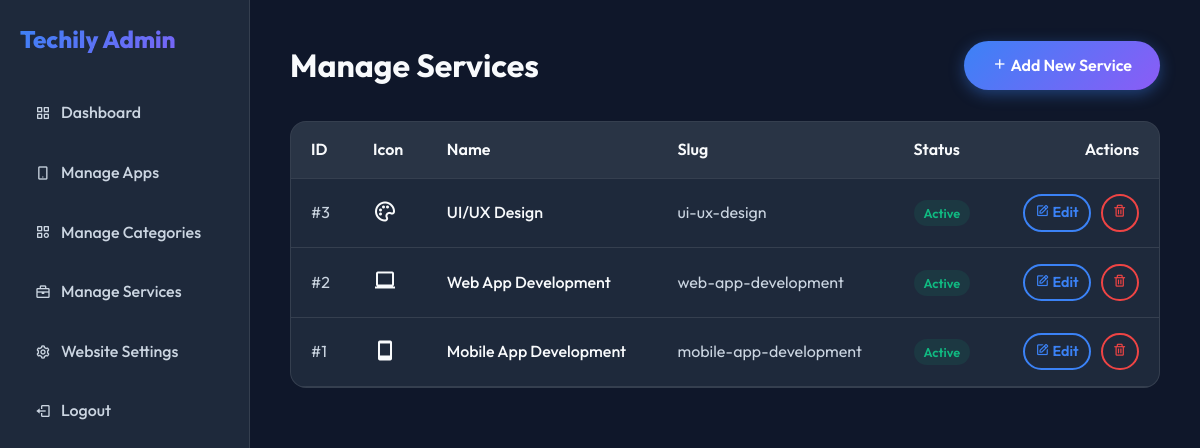
Page /admin/services/index.php (signed in) on the committed database.
### tables this page shows
CREATE TABLE IF NOT EXISTS services (
    id INT AUTO_INCREMENT PRIMARY KEY,
    name VARCHAR(255) NOT NULL,
    slug VARCHAR(255) NOT NULL UNIQUE,
    icon VARCHAR(100),
    description TEXT,
    status ENUM('active', 'inactive') DEFAULT 'active'
);

### admin/services/index.php (the view)
<?php
require_once __DIR__ . '/../includes/header.php';
$stmt = $pdo->query("SELECT * FROM services ORDER BY id DESC");
$services = $stmt->fetchAll();
?>
<div style="display: flex; justify-content: space-between; align-items: center; margin-bottom: 30px;">
    <h1 style="margin: 0;">Manage Services</h1>
    <a href="<?= BASE_URL ?>admin/services/create.php" class="btn btn-primary"><i class='bx bx-plus'></i> Add New Service</a>
</div>
<div class="app-card" style="padding: 0; overflow: hidden;">
    <table style="width: 100%; border-collapse: collapse;">
        <thead>
            <tr style="background: rgba(255, 255, 255, 0.05); border-bottom: 1px solid var(--glass-border); text-align: left;">
                <th style="padding: 15px 20px; font-weight: 600;">ID</th>
                <th style="padding: 15px 20px; font-weight: 600;">Icon</th>
                <th style="padding: 15px 20px; font-weight: 600;">Name</th>
                <th style="padding: 15px 20px; font-weight: 600;">Slug</th>
                <th style="padding: 15px 20px; font-weight: 600;">Status</th>
                <th style="padding: 15px 20px; font-weight: 600; text-align: right;">Actions</th>
            </tr>
        </thead>
        <tbody>
            <?php if (count($services) > 0): ?>
                <?php foreach ($services as $srv): ?>
                    <tr style="border-bottom: 1px solid var(--glass-border);">
                        <td style="padding: 15px 20px; color: var(--text-secondary);">#<?= $srv['id'] ?></td>
                        <td style="padding: 15px 20px; font-size: 1.5rem;"><i class='bx <?= htmlspecialchars($srv['icon']) ?>'></i></td>
                        <td style="padding: 15px 20px; font-weight: 500; color: var(--text-primary);"><?= htmlspecialchars($srv['name']) ?></td>
                        <td style="padding: 15px 20px; color: var(--text-secondary);"><?= htmlspecialchars($srv['slug']) ?></td>
                        <td style="padding: 15px 20px;">
                            <?php if ($srv['status'] === 'active'): ?>
                                <span style="background: rgba(16, 185, 129, 0.1); color: var(--success); padding: 5px 10px; border-radius: 20px; font-size: 0.8rem; font-weight: 600;">Active</span>
                            <?php else: ?>
                                <span style="background: rgba(107, 114, 128, 0.1); color: var(--text-secondary); padding: 5px 10px; border-radius: 20px; font-size: 0.8rem; font-weight: 600;">Inactive</span>
                            <?php endif; ?>
                        </td>
                        <td style="padding: 15px 20px; text-align: right;">
                            <div style="display: flex; justify-content: flex-end; gap: 10px;">
                                <a href="<?= BASE_URL ?>admin/services/edit.php?id=<?= $srv['id'] ?>" class="btn btn-outline" style="padding: 5px 10px; font-size: 0.9rem;"><i class='bx bx-edit'></i> Edit</a>
                                <a href="<?= BASE_URL ?>admin/services/delete.php?id=<?= $srv['id'] ?>" class="btn btn-outline" style="padding: 5px 10px; font-size: 0.9rem; color: var(--danger); border-color: var(--danger);" onclick="return confirm('Are you sure you want to delete this service?');"><i class='bx bx-trash'></i></a>
                            </div>
                        </td>
                    </tr>
                <?php endforeach; ?>
            <?php else: ?>
                <tr>
                    <td colspan="6" style="padding: 30px; text-align: center; color: var(--text-secondary);">No services found.</td>
                </tr>
            <?php endif; ?>
        </tbody>
    </table>
</div>
<?php require_once __DIR__ . '/../includes/footer.php'; ?>

### assets/css/index.css (style rules this page uses)
:root { --bg-primary: #0f172a; --bg-secondary: #1e293b; --text-primary: #f8fafc; --text-secondary: #cbd5e1; --accent-primary: #3b82f6; --accent-secondary: #8b5cf6; --accent-gradient: linear-gradient(135deg, var(--accent-primary), var(--accent-secondary)); --success: #10b981; --warning: #f59e0b; --danger: #ef4444; --glass-bg: rgba(30, 41, 59, 0.7); --glass-border: rgba(255, 255, 255, 0.1); --glass-shadow: 0 8px 32px 0 rgba(0, 0, 0, 0.37); --font-main: 'Outfit', sans-serif; --container-width: 1200px; --border-radius: 16px; --transition-fast: 0.2s ease; --transition-normal: 0.3s ease; }
* { margin: 0; padding: 0; box-sizing: border-box; }
body { font-family: var(--font-main); background-color: var(--bg-primary); color: var(--text-primary); line-height: 1.6; transition: background-color var(--transition-normal), color var(--transition-normal); overflow-x: hidden; }
a { text-decoration: none; color: inherit; }
.btn { display: inline-block; padding: 12px 28px; border-radius: 30px; font-weight: 600; cursor: pointer; transition: all var(--transition-normal); border: none; outline: none; font-family: inherit; }
.btn-primary { background: var(--accent-gradient); color: white; box-shadow: 0 4px 15px rgba(59, 130, 246, 0.4); }
.btn-outline { background: transparent; border: 2px solid var(--accent-primary); color: var(--accent-primary); }
.app-card { background: var(--bg-secondary); border: 1px solid var(--glass-border); border-radius: var(--border-radius); padding: 25px; transition: transform var(--transition-normal), box-shadow var(--transition-normal); position: relative; overflow: hidden; display: flex; flex-direction: column; }

### rows in the picture
services: id "3", name "UI/UX Design", slug "ui-ux-design", status "Active"
services: id "2", name "Web App Development", slug "web-app-development", status "Active"
services: id "1", name "Mobile App Development", slug "mobile-app-development", status "Active"
